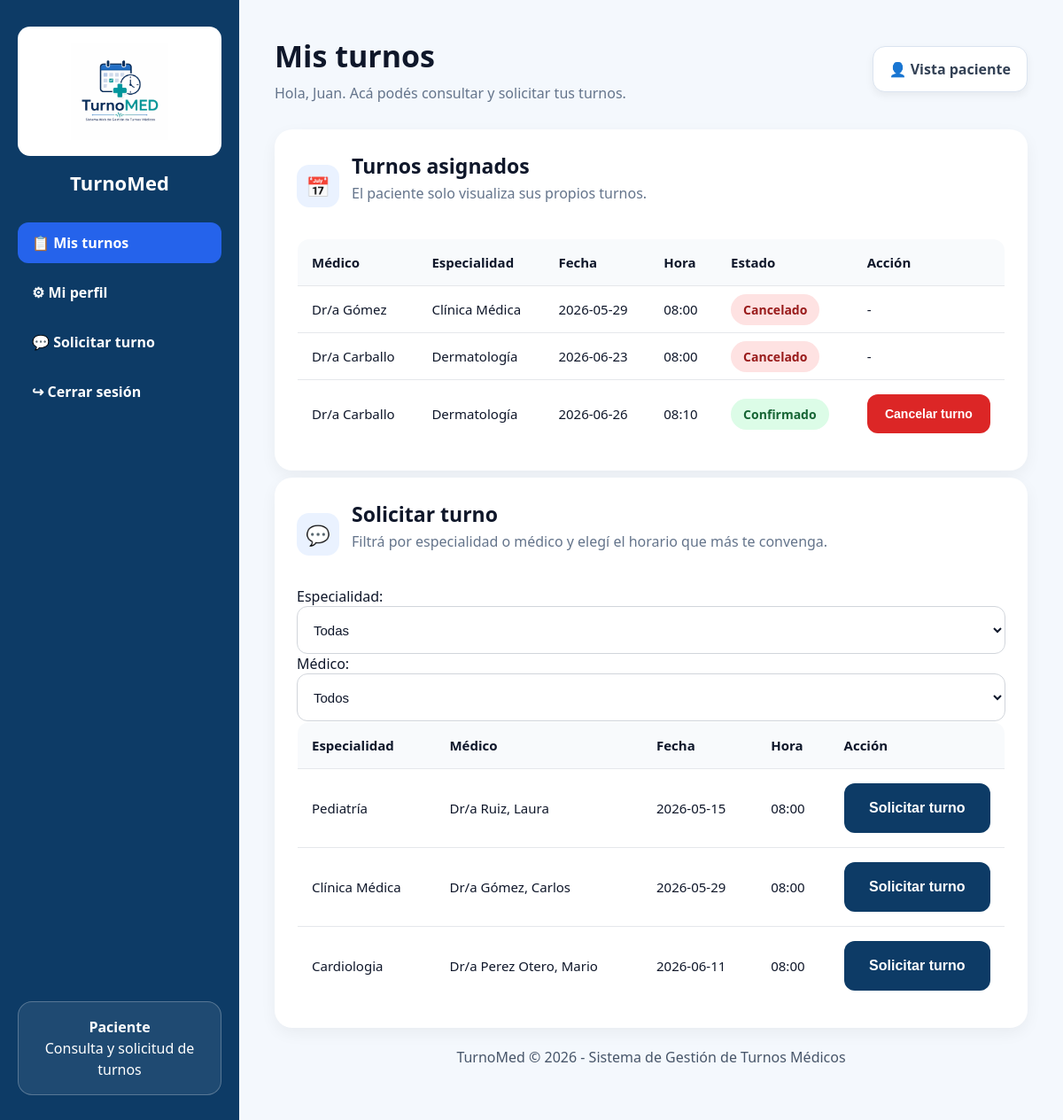
Before: /paciente (signed in) with the older database file.
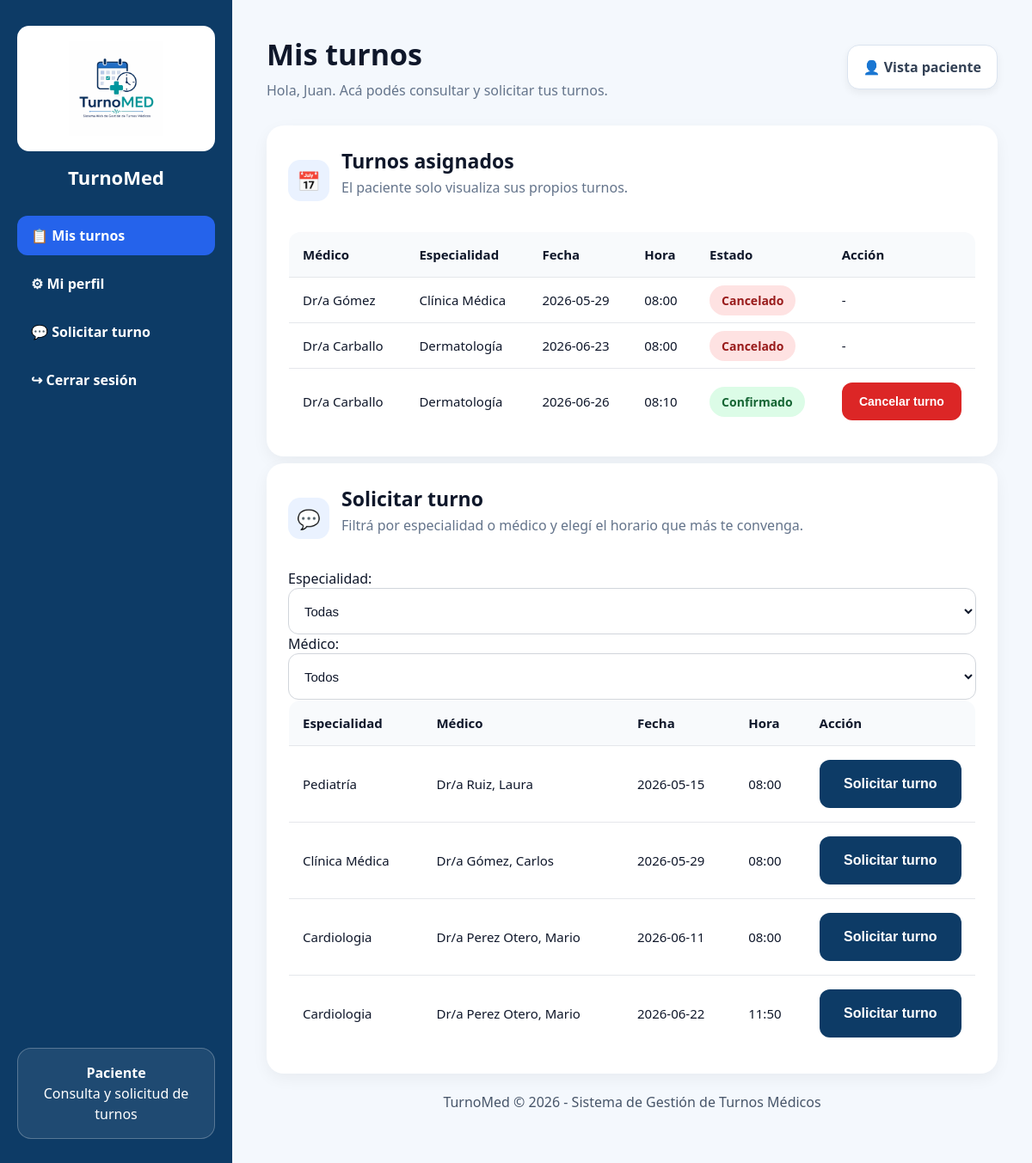
After: the same page with the newer database file.
### tables this page shows
CREATE TABLE usuarios (
            id_usuario INTEGER PRIMARY KEY AUTOINCREMENT,
            nombre TEXT NOT NULL,
            apellido TEXT NOT NULL,
            dni TEXT,
            telefono TEXT,
            email TEXT UNIQUE NOT NULL,
            password TEXT NOT NULL,
            rol TEXT NOT NULL DEFAULT 'paciente'
        );

CREATE TABLE turnos (
            id INTEGER PRIMARY KEY AUTOINCREMENT,
            id_paciente INTEGER NOT NULL,
            id_horario INTEGER NOT NULL,
            id_medico INTEGER NOT NULL,
            paciente TEXT NOT NULL,
            especialidad TEXT NOT NULL,
            fecha TEXT NOT NULL,
            hora TEXT NOT NULL,
            estado TEXT NOT NULL DEFAULT 'Confirmado',
            llamado INTEGER NOT NULL DEFAULT 0,
            FOREIGN KEY (id_paciente) REFERENCES usuarios(id_usuario),
            FOREIGN KEY (id_horario) REFERENCES horarios(id_horario),
            FOREIGN KEY (id_medico) REFERENCES medicos(id_medico)
        );

CREATE TABLE medicos (
            id_medico INTEGER PRIMARY KEY AUTOINCREMENT,
            nombre TEXT NOT NULL,
            apellido TEXT NOT NULL,
            especialidad TEXT NOT NULL,
            email TEXT,
            telefono TEXT,
            foto TEXT,
            activo INTEGER DEFAULT 1
        );

CREATE TABLE horarios (
            id_horario INTEGER PRIMARY KEY AUTOINCREMENT,
            id_medico INTEGER NOT NULL,
            especialidad TEXT NOT NULL,
            fecha TEXT NOT NULL,
            hora TEXT NOT NULL,
            ocupado INTEGER NOT NULL DEFAULT 0,
            FOREIGN KEY (id_medico) REFERENCES medicos(id_medico)
        );

### app.py (the view)
@app.route("/paciente")
@login_required
def paciente():
    if current_user.rol != "paciente":
        flash("No tenés permiso para ingresar a la vista paciente.")
        return redirect(url_for("login"))
    filtro_especialidad = request.args.get("especialidad", "")
    filtro_medico = request.args.get("id_medico", "")
    horarios_disponibles = obtener_horarios_filtrados(
        filtro_especialidad if filtro_especialidad else None,
        filtro_medico if filtro_medico else None
    )
    return render_template(
        "paciente.html",
        usuario=current_user,
        turnos=obtener_turnos_por_paciente(current_user.id),
        horarios_disponibles=horarios_disponibles,
        especialidades=obtener_especialidades(),
        medicos=obtener_medicos(),
        filtro_especialidad=filtro_especialidad,
        filtro_medico=filtro_medico
    )

### app.py (called while the page is built)
def get_conn():
    os.makedirs("database", exist_ok=True)
    conn = sqlite3.connect(DB_PATH)
    conn.row_factory = sqlite3.Row
    return conn

@login_manager.user_loader
def load_user(user_id):
    conn = get_conn()
    usuario = conn.execute(
        "SELECT * FROM usuarios WHERE id_usuario = ?",
        (user_id,)
    ).fetchone()
    conn.close()
    if usuario:
        return User(usuario)
    return None

def obtener_medicos():
    conn = get_conn()
    medicos = conn.execute("""
        SELECT * FROM medicos
        WHERE activo = 1
        ORDER BY especialidad, apellido, nombre
    """).fetchall()
    conn.close()
    return medicos

def obtener_especialidades():
    conn = get_conn()
    especialidades = conn.execute("""
        SELECT DISTINCT especialidad
        FROM medicos
        WHERE activo = 1
        ORDER BY especialidad
    """).fetchall()
    conn.close()
    return especialidades

def obtener_horarios_filtrados(especialidad=None, id_medico=None):
    conn = get_conn()
    query = """
        SELECT
            horarios.*,
            medicos.nombre AS medico_nombre,
            medicos.apellido AS medico_apellido
        FROM horarios
        INNER JOIN medicos
        ON horarios.id_medico = medicos.id_medico
        WHERE horarios.ocupado = 0
    """
    params = []
    if especialidad:
        query += " AND horarios.especialidad = ?"
        params.append(especialidad)
    if id_medico:
        query += " AND horarios.id_medico = ?"
        params.append(id_medico)
    query += " ORDER BY horarios.fecha, horarios.hora"
    horarios = conn.execute(query, params).fetchall()
    conn.close()
    return horarios

def obtener_turnos_por_paciente(id_paciente):
    conn = get_conn()
    turnos = conn.execute("""
        SELECT
            turnos.*,
            medicos.nombre AS medico_nombre,
            medicos.apellido AS medico_apellido
        FROM turnos
        INNER JOIN medicos ON turnos.id_medico = medicos.id_medico
        WHERE turnos.id_paciente = ?
        ORDER BY turnos.fecha, turnos.hora
    """, (id_paciente,)).fetchall()
    conn.close()
    return turnos

### templates/paciente.html (shortened to what this page needs)
<!DOCTYPE html>
<html lang="es">
<head>
    <link rel="stylesheet"
          href="{{ url_for('static', filename='estilos.css') }}">
</head>
<body>
<div class="layout">
    <aside class="sidebar">
        <div class="sidebar-logo-box">
            <img
                src="{{ url_for('static', filename='logo.png') }}"
                alt="TurnoMed">
        </div>
        <h2>TurnoMed</h2>
        <nav class="menu">
            <a href="/paciente" class="active">
                📋 Mis turnos
            </a>
            <a href="/paciente/perfil">
                ⚙ Mi perfil
            </a>
            <a href="#solicitud">
                💬 Solicitar turno
            </a>
            <a href="/logout">
                ↪ Cerrar sesión
            </a>
        </nav>
        <div class="sidebar-info">
            <strong>Paciente</strong>
            <p>Consulta y solicitud de turnos</p>
        </div>
    </aside>
    <main class="content">
        <header class="page-header">
            <div>
                <h1>
                    Mis turnos
                </h1>
                <p>
                    Hola,
                    {{ usuario.nombre }}.
                    Acá podés consultar y solicitar tus turnos.
                </p>
            </div>
            <div class="date-pill">
                👤 Vista paciente
            </div>
        </header>
        <section class="card table-card">
            <div class="card-title">
                <div class="icon-box">
                    📅
                </div>
                <div>
                    <h2>
                        Turnos asignados
                    </h2>
                    <p class="table-description">
                        El paciente solo visualiza sus propios turnos.
                    </p>
                </div>
            </div>
            <table>
                <thead>
                    <tr>
                        <th>Médico</th>
                        <th>Especialidad</th>
                        <th>Fecha</th>
                        <th>Hora</th>
                        <th>Estado</th>
                        <th>Acción</th>
                    </tr>
                </thead>
                <tbody>
                {% if turnos %}
                    {% for turno in turnos %}
                        <tr>
                            <td>
                                Dr/a
                                {{ turno.medico_apellido }}
                            </td>
                            <td>
                                {{ turno.especialidad }}
                            </td>
                            <td>
                                {{ turno.fecha }}
                            </td>
                            <td>
                                {{ turno.hora }}
                            </td>
                            <td>
                                {% if turno.estado == "Cancelado" %}
                                    <span class="estado-cancelado">
                                        Cancelado
                                    </span>
                                {% else %}
                                    <span class="estado">
                                        Confirmado
                                    </span>
                                {% endif %}
                            </td>
                            <td>
                                {% if turno.estado != "Cancelado" %}
                                    <form
                                        method="POST"
                                        action="/paciente/cancelar_turno/{{ turno.id }}"
                                        onsubmit="return confirm('¿Está seguro que desea cancelar este turno?');">
                                        <button
                                            type="submit"
                                            class="btn-danger">
                                            Cancelar turno
                                        </button>
                                    </form>
                                {% else %}
                                    -
                                {% endif %}
                            </td>
                        </tr>
                    {% endfor %}
                {% endif %}
                </tbody>
            </table>
        </section>
        <section class="card table-card" id="solicitud">
            <div class="card-title">
                <div class="icon-box">
                    💬
                </div>
                <div>
                    <h2>
                        Solicitar turno
                    </h2>
                    <p class="table-description">
                        Filtrá por especialidad o médico y elegí el horario que más te convenga.
                    </p>
                </div>
            </div>
            <form method="GET" action="{{ url_for('paciente') }}" class="filtros-form">
                <div class="filtros-grupo">
                    <label for="especialidad">Especialidad:</label>
                    <select name="especialidad" id="especialidad" onchange="this.form.submit()">
                        <option value="">Todas</option>
                    </select>
                    <label for="id_medico">Médico:</label>
                    <select name="id_medico" id="id_medico" onchange="this.form.submit()">
                        <option value="">Todos</option>
                    </select>
                </div>
            </form>
            <table>
                <thead>
                    <tr>
                        <th>Especialidad</th>
                        <th>Médico</th>
                        <th>Fecha</th>
                        <th>Hora</th>
                        <th>Acción</th>
                    </tr>
                </thead>
                <tbody>
                {% if horarios_disponibles %}
                    {% for h in horarios_disponibles %}
                        <tr>
                            <td>{{ h['especialidad'] }}</td>
                            <td>Dr/a {{ h['medico_apellido'] }}, {{ h['medico_nombre'] }}</td>
                            <td>{{ h['fecha'] }}</td>
                            <td>{{ h['hora'] }}</td>
                            <td>
                                <form
                                    method="POST"
                                    action="{{ url_for('paciente_sacar_turno') }}"
                                    onsubmit="return confirm('¿Confirmás que querés solicitar el turno del {{ h['fecha'] }} a las {{ h['hora'] }} con Dr/a {{ h['medico_apellido'] }}?');">
                                    <button type="submit" class="btn-primary">
                                        Solicitar turno
                                    </button>
                                </form>
                            </td>
                        </tr>
                    {% endfor %}
                {% endif %}
                </tbody>
            </table>
        </section>
        <footer class="footer">
            TurnoMed © 2026 - Sistema de Gestión de Turnos Médicos
        </footer>
    </main>
</div>
</body>
</html>

Changed rows visible on the page:
added horarios: especialidad "Cardiologia", medico_apellido "Perez Otero", medico_nombre "Mario", fecha "2026-06-22", hora "11:50"
